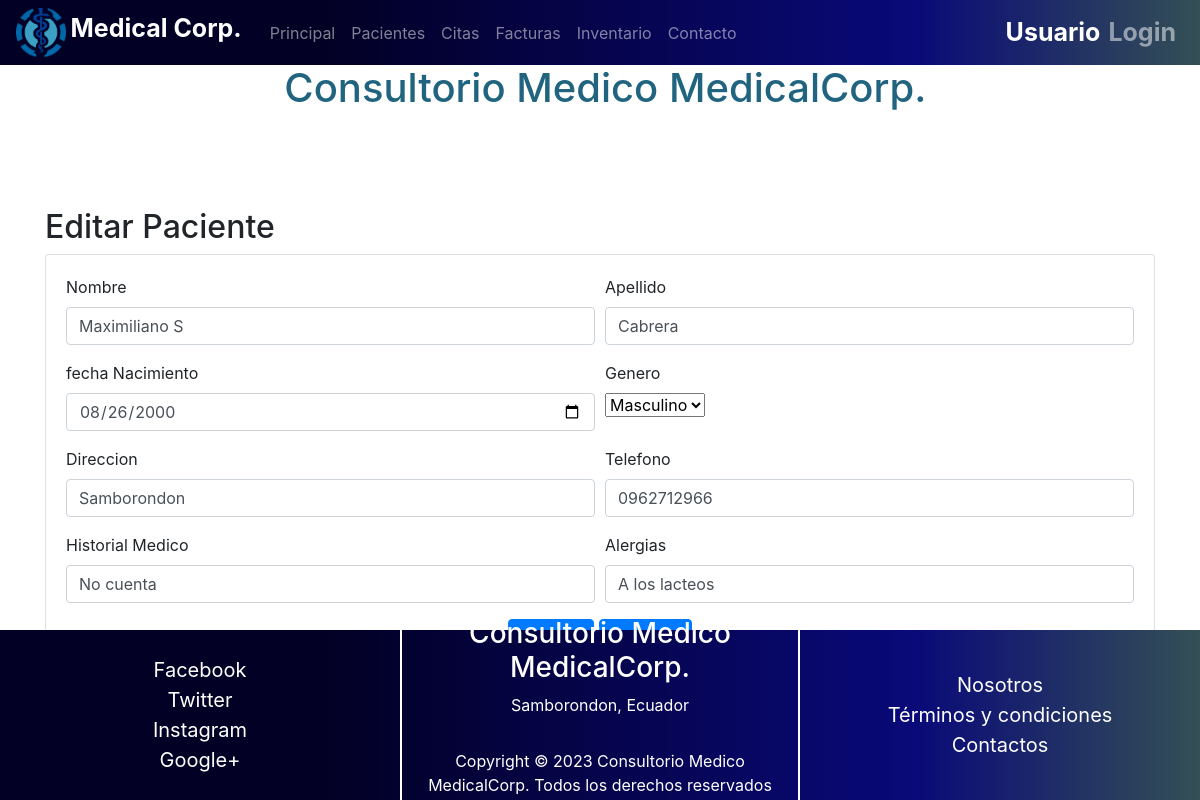
Page /Proyecto_DAW/index.php?c=pacientes&f=view_edit&id=1 on the committed database.
### tables this page shows
CREATE TABLE `pacientes` (
  `ID_Paciente` int NOT NULL AUTO_INCREMENT,
  `Nombre` varchar(50) NOT NULL,
  `Apellido` varchar(50) NOT NULL,
  `FechaNacimiento` date NOT NULL,
  `Genero` varchar(10) NOT NULL,
  `Direccion` varchar(100) NOT NULL,
  `Telefono` varchar(15) NOT NULL,
  `HistorialMedico` varchar(500) DEFAULT NULL,
  `Alergias` varchar(200) DEFAULT NULL,
  PRIMARY KEY (`ID_Paciente`)
);

### Proyecto_DAW/controller/PacientesController.php (called while the page is built, shortened)
<?php
require_once 'model/dao/PacienteDAO.php';
class PacientesController {
    private $model;
    public function __construct() {
        $this->model = new PacienteDAO();
    }
   public function view_edit(){
     $id= $_REQUEST['id'];
    $pacie = $this->model->selectOne($id);
    $titulo="Editar Paciente";
    require_once VPACIENTES.'edit.php';
  }
}

### Proyecto_DAW/controller/FrontController.php (called while the page is built, shortened)
<?php
class FrontController {
    public function ruteo() {
        $funcion = (!empty($_REQUEST['f']))?htmlentities($_REQUEST['f']):FUNCION_PRINCIPAL;
        $cont = new  $controlador();
        $cont->$funcion();
    }
}

### Proyecto_DAW/index.php (called while the page is built)
<?php
    require_once 'controller/FrontController.php';
    $front = new FrontController();
    $front->ruteo();

### Proyecto_DAW/config/Conexion.php (called while the page is built)
<?php
class Conexion {
    public static function getConexion() {
         $dsn = 'mysql:host=localhost;port=3306;dbname=' . DBNAME;
        $conexion = null;
        try {
            $conexion = new PDO($dsn, DBUSER, DBPASSWORD);
             $conexion->setAttribute(PDO::ATTR_ERRMODE, PDO::ERRMODE_EXCEPTION);
        } catch (Exception $e) {
            echo $e;
            die("error " . $e->getMessage());
        }
        return $conexion;
    }
}

### Proyecto_DAW/model/dao/PacienteDAO.php (called while the page is built, shortened)
<?php
require_once 'config/Conexion.php';
class PacienteDAO {
    private $con;
    public function __construct() {
        $this->con = Conexion::getConexion();
    }
    public function selectOne($id) {
        $sql = "select * from pacientes where ".
        "ID_Paciente=:id";
        $stmt = $this->con->prepare($sql);
        $data = ['id' => $id];
        $stmt->execute($data);
        $paciente = $stmt->fetch(PDO::FETCH_ASSOC);
        return $paciente;
    }
}

### Proyecto_DAW/view/pacientes/pacientes.edit.php (the view, shortened to what this page needs)
<div class="container">
<h2> <?php echo $titulo?></h2>
    <div class="card card-body">
        <form action="index.php?c=pacientes&f=edit" method="POST" name="formPacienNuevo" id="formPacienNuevo">
            <div class="form-row">
               <div class="form-group col-sm-6">
                    <label for="nombre">Nombre</label>
                    <input type="text" name="nombre" id="nombre" value="<?php echo $pacie['Nombre'];
                    ?>" class="form-control" placeholder="Nombre Paciente" required>
                </div>
                <div class="form-group col-sm-6">
                    <label for="apellido">Apellido</label>
                    <input type="text" name="apellido" id="apellido" value="<?php echo $pacie['Apellido'];
                    ?>" class="form-control" placeholder="Apellido Paciente" required>
                </div>
                <div class="form-group col-sm-6">
                    <label for="fechaNacimiento">fecha Nacimiento</label>
                    <input type="date" name="fechaNacimiento" id="fechaNacimiento" value="<?php echo $pacie['FechaNacimiento'];
                    ?>" class="form-control" placeholder="fecha Nacimiento del Paciente" required>
                </div>
                <div class="form-group col-sm-6">
                    <label for="genero">Genero</label><br>
                    <select name="genero" id="genero">
                            <?php
                            if($pacie['Genero']=="Masculino")
                            {
                            ?>
                             <option value="Masculino">Masculino</option>
                            <?php
                            }
                            ?>
                    </select>
                </div>
                <div class="form-group col-sm-6">
                    <label for="direccion">Direccion</label>
                    <input type="text" name="direccion" id="direccion" value="<?php echo $pacie['Direccion'];
                    ?>" class="form-control" placeholder="Direccion del Paciente" required>
                </div>
                <div class="form-group col-sm-6">
                    <label for="telefono">Telefono</label>
                    <input type="text" name="telefono" id="telefono" value="<?php echo $pacie['Telefono'];
                    ?>" class="form-control" placeholder="telefono del Paciente" required>
                </div>
                <div class="form-group col-sm-6">
                    <label for="historialMedico">Historial Medico</label>
                    <input type="text" name="historialMedico" id="historialMedico" value="<?php echo $pacie['HistorialMedico'];
                    ?>" class="form-control" placeholder="historial Medico del Paciente" required>
                </div>
                <div class="form-group col-sm-6">
                    <label for="alergias">Alergias</label>
                    <input type="text" name="alergias" id="alergias" value="<?php echo $pacie['Alergias'];
                    ?>" class="form-control" placeholder="Alergias del Paciente" required>
                </div>
                <div class="form-group mx-auto">
                    <button type="submit" class="btn btn-primary"
                     onclick="if (!confirm('Esta seguro de modificar el registro del paciente?')) return false;" >Guardar</button>
                    <a href="index.php?c=pacientes&f=index" class="btn btn-primary">Cancelar</a>
                </div>
            </div>
        </form>
    </div>
</div>

### rows in the picture
pacientes: nombre "Maximiliano S", apellido "Cabrera", fechaNacimiento "08/26/2000", genero "Masculino", direccion "Samborondon", telefono "0962712966", historialMedico "No cuenta", alergias "A los lacteos"

### other values in the picture
$titulo "Editar Paciente"
